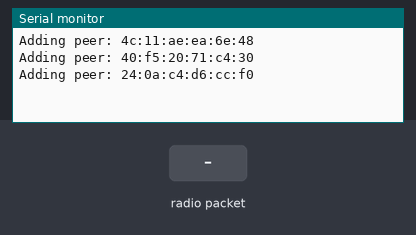
The sketch below on a simulated ESP32. Parts: the last lines printed to the serial monitor. The test bench sets the inputs (shaded band).

Above: at 1.2 s.
1.3 s: radio packet "5" arrives
At 2.0 s:
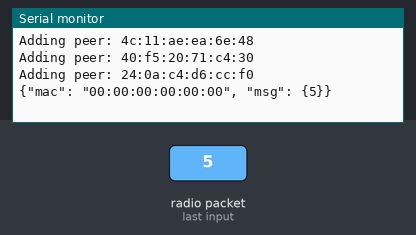
2.8 s: radio packet "90" arrives
At 3.1 s:
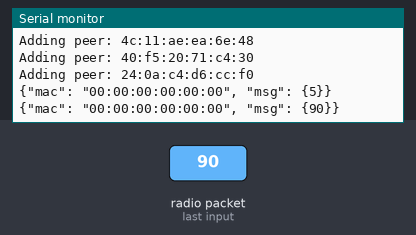

The sketch:

receiver.ino
```cpp
#include <esp_now.h>
#include <WiFi.h>
#include <ArduinoJson.h>

#define CHANNEL 1
#define GW_I2C_ADDR 9
#define FWMSG_SIZE 150
#define OUTMSG_SIZE 120
#define MACSIZE 6
#define MACSTRSIZE 18
#define NUMSLAVES 20
#define DEBUG false

/* --------------------------------------------
    Variable declarations
   --------------------------------------------
*/

typedef struct msg_in {
    char msg[OUTMSG_SIZE];
} msg_in;

esp_now_peer_info_t slaves[NUMSLAVES] = {};
esp_now_peer_info_t remoteModule;

StaticJsonDocument<FWMSG_SIZE> doc;
String success;
String inputString = "";
bool stringComplete = false;

uint8_t registeredPeers[][MACSIZE] = {
  {0x4C, 0x11, 0xAE, 0xEA, 0x6E, 0x48},
  {0x40, 0xf5, 0x20, 0x71, 0xc4, 0x30},
  {0x24, 0x0a, 0xc4, 0xd6, 0xcc, 0xf0}
};


/* --------------------------------------------
    SETUP HELPERS
   --------------------------------------------
*/

/**
 * MODULE: BOOT
 * Will run through peer addresses and register them
 * with espnow -- those peers we want to be able to send
 * messages to
*/
void registerPeers(){
  int macSize = sizeof(registeredPeers[0]);
  int arrSize = sizeof(registeredPeers)/macSize;
  for(int x = 0 ; x < arrSize; x++)  {
    memcpy(slaves[x].peer_addr, registeredPeers[x], macSize);
    slaves[x].channel = 0;
    slaves[x].encrypt = false;
    Serial.print("Adding peer: ");
    Serial.println(getPrettyMac(registeredPeers[x]));
    if (esp_now_add_peer(&slaves[x]) != ESP_OK){
      Serial.println("Failed to add peer");
      continue;
    }
  }
}

/**
 * MODULE: BOOT
 * Starts Esp Now
*/
void InitESPNow() {
  WiFi.disconnect();
  if (esp_now_init() == ESP_OK) {
    if(DEBUG){
      Serial.println("ESPNow Init Success");
    }
  }
  else {
    if(DEBUG){
      Serial.println("ESPNow Init Failed");
    }
    ESP.restart();
  }
}


/**
 * MODULE: BOOT
 * Configs the access point
*/
void configDeviceAP() {
  const char *SSID = "Slave_1";
  bool result = WiFi.softAP(SSID, "Slave_1_Password", CHANNEL, 0);
  if(DEBUG){
    if (!result) {
      Serial.println("AP Config failed.");
    } else {
      Serial.println("AP Config Success. Broadcasting with AP: " + String(SSID));
    }
  }
}

/* --------------------------------------------
    LOOP HELPERS
   --------------------------------------------
*/

/**
 * MODULE: SERVER-TO-EDGE
 * Resets the buffer string used to read from Serial
*/
void resetInput(){
    inputString = "";
    stringComplete = false;
}

/**
 * MODULE: SERVER-TO-EDGE
 * Reads from serial and flags when there's a complete read
*/
void serialEvent() {
  while (Serial.available()) {
    char inChar = (char)Serial.read();
    inputString += inChar;
    if (inChar == '\n') {
      stringComplete = true;
    }
  }

}

/* --------------------------------------------
    COMMON HELPERS
   --------------------------------------------
*/

/**
 * MODULE: COMMONS
 * Transforms a Mac Address String format into its
 * uint8_t[] representation
 */
int str2mac(const char* mac, uint8_t* peerAddress){
    if( 6 == sscanf( mac, "%hhx:%hhx:%hhx:%hhx:%hhx:%hhx",
        &peerAddress[0],
        &peerAddress[1],
        &peerAddress[2],
        &peerAddress[3],
        &peerAddress[4],
        &peerAddress[5] ) ){
        return 1;
    }else{
        return 0;
    }
}

/**
 * MODULE: COMMONS
 * Given a uint8_t[] array with mac information it Will
 * tansform into a string format
 */
char* getPrettyMac(uint8_t peer[]){
  char *macStr = (char*)malloc(MACSTRSIZE);
  snprintf(macStr, MACSTRSIZE, "%02x:%02x:%02x:%02x:%02x:%02x",
        peer[0], peer[1], peer[2],
        peer[3], peer[4], peer[5]
  );
  return macStr;
}

/* --------------------------------------------
    Callbacks
   --------------------------------------------
*/

/**
 * MODULE: EDGE-TO-SERVER
 * Callback that processes the incoming messages
 * It prints to the serial so that NodeRed can handle
 */
void OnDataRecv(const uint8_t *mac_addr, const uint8_t *data, int data_len) {

  // parses the data back to char[]
  char payload[data_len];
  memcpy(&payload, data, data_len);
  char * mac = getPrettyMac((uint8_t*)mac_addr) ;

  // Creates JSON dump attaching the mac address
  char ffw[FWMSG_SIZE];
  int paysize = sprintf(
    ffw,  "{\"mac\": \"%s\", \"msg\": {%s}}",  mac, payload )+1;

  // Sends to Serial
  Serial.println(ffw);

}

/**
 * MODULE: SERVER-TO-EDGE
 * Callback that processes the result of outgoing messages
 * Should be used for package delivery statistics or for debugging
 */
void OnDataSent(const uint8_t *mac_addr, esp_now_send_status_t status) {
  if(DEBUG){
    Serial.print("\r\nLast Packet Send Status:\t");
    Serial.println(status == ESP_NOW_SEND_SUCCESS ? "Delivery Success" : "Delivery Fail");
  }
}


/* --------------------------------------------
    SETUP
   --------------------------------------------
*/


void setup() {
  Serial.begin(115200);
  if(DEBUG){
    Serial.println("Initializing ESPNOW <-> Serial router");
  }
  WiFi.mode(WIFI_AP_STA);
  configDeviceAP();
  if(DEBUG){
    Serial.print("AP MAC: "); Serial.println(WiFi.softAPmacAddress());
  }
  InitESPNow();
  esp_now_register_send_cb(OnDataSent);
  registerPeers();
  esp_now_register_recv_cb(OnDataRecv);
}


/* --------------------------------------------
    LOOP
   --------------------------------------------
*/

void loop() {
  serialEvent();

  if (stringComplete) {

    if(DEBUG){
      Serial.println(inputString);
    }

    // Attemps to parse the incoming string into json
    DeserializationError error = deserializeJson(doc, inputString);

    if (error) {
      if(DEBUG){
        Serial.print(F("deserializeJson() failed: "));
        Serial.println(error.c_str());
      }
      resetInput();
      return;
    }

    // Reads the incoming raw MAC addr
    const char* peerStr = doc["mac"];
    if(DEBUG){
      Serial.print("Mac Dest:");Serial.println(peerStr);
    }

    // Attemps to parse the MAC addr str to uint8_t[]
    uint8_t peerAddress[6] = { 0 };
    char* _peerStr = (char*) peerStr;
    int success = str2mac(peerStr, peerAddress);
    if (!success) {
      if(DEBUG){
        Serial.println("Error parsing mac");
      }
      return;
    }

    // Constructs the struct that will carry the message fields
    msg_in incomingPayload;
    String msg = doc["msg"];
    msg.toCharArray(incomingPayload.msg, OUTMSG_SIZE);
    if(DEBUG){
      Serial.print("Enviando msg: " );Serial.println(incomingPayload.msg);
    }

    // Attemps to send the messageregisteredPeers
    esp_err_t result = esp_now_send(
      peerAddress, (uint8_t *) &incomingPayload,  sizeof(incomingPayload) );

    // Prints out the blind feedback
    if(DEBUG){
      Serial.print("Send status: ");
      Serial.println(result == ESP_OK ? "Success" : "Error sending" );
    }

    // Resets the serial buffer
    resetInput();
  }
}
```

helpers.c
```cpp
// #import <stdio.h>
// #import <string.h>
// #import <stdlib.h>
// #define MACSIZE 6
// #define MACSTRSIZE 18

// int registeredPeers[][MACSIZE] = {
//   {0x4C, 0x11, 0xAE, 0xEA, 0x6E, 0x48},
//   {0x4C, 0x11, 0xAE, 0xEA, 0x6E, 0x43},
//   {0x4C, 0x11, 0xAE, 0xEA, 0x6E, 0x42},
//   {0x4C, 0x11, 0xAE, 0xEA, 0x6E, 0x41}
// };


// int main(){
//   int arrSize = sizeof(registeredPeers)/sizeof(registeredPeers[0]);
//   for(int x = 0 ; x < arrSize; x++){
//     puts(getPrettyMac(registeredPeers[x]));
//   }
// }
```

Measured:
- after the input at 1.3 s, the serial monitor: prints a new line at once (image 1)
- after the input at 2.8 s, the serial monitor: prints a new line at once (image 2)
